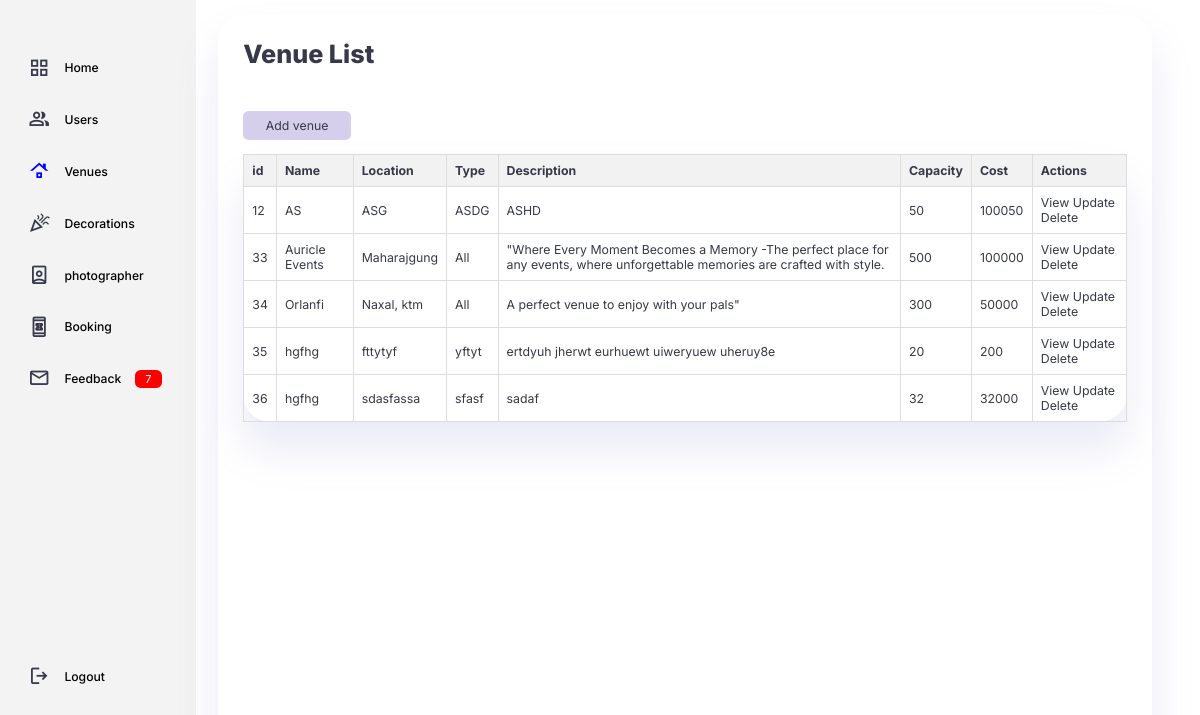
/venue_list, run on an earlier commit of the app's database.
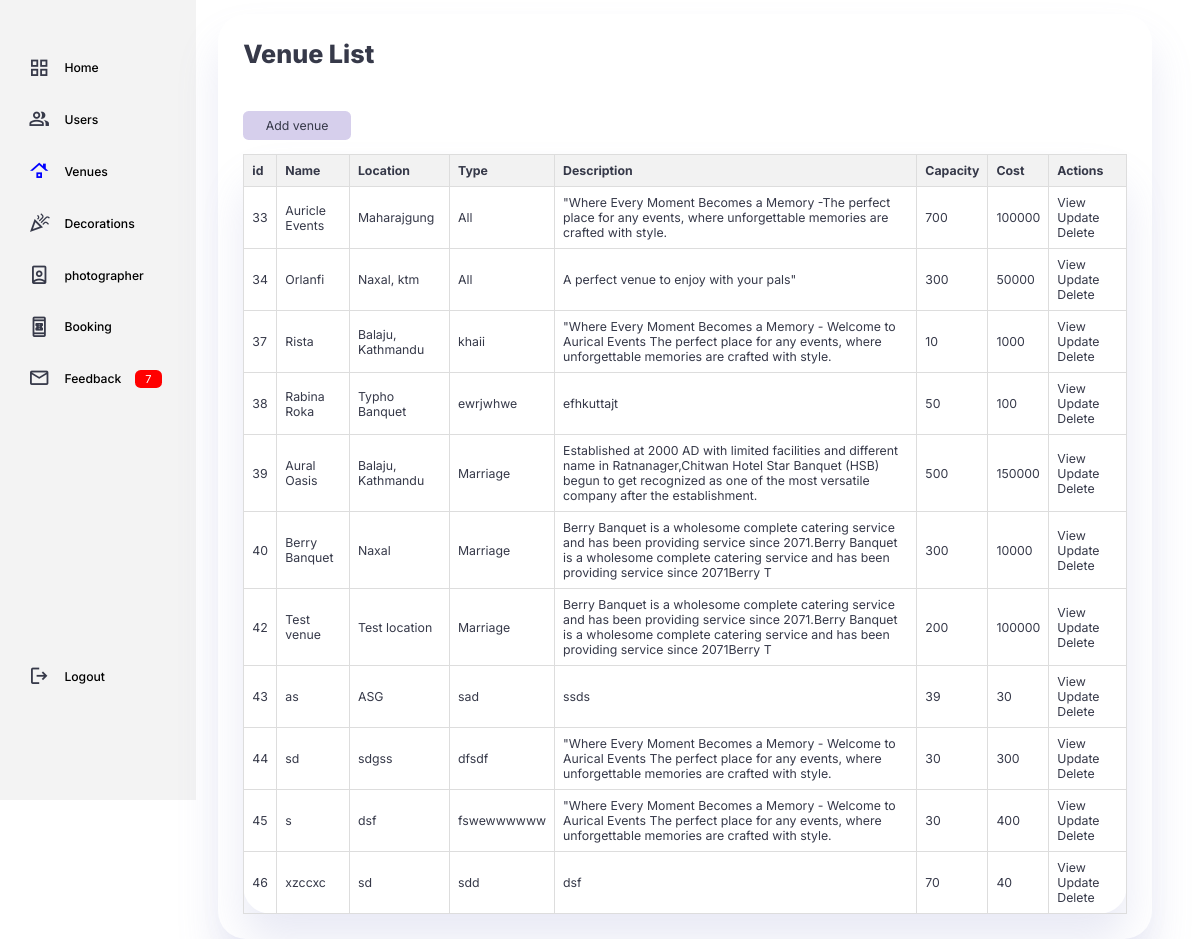
And on a later commit of the database.
### Venues/models.py (models this page shows)
class Venues(models.Model): #making class
    Name = models.CharField(max_length=100) #making field
    Location = models.CharField(max_length=100) #making field
    Type = models.CharField(max_length=100,null=True,default=None) #making field
    Description = models.CharField(max_length=200) #making field
    Capacity = models.IntegerField(default=0, null=True, blank=True)
    Cost= models.IntegerField(default=0, null=True, blank=True)
    Venue_image = models.ManyToManyField('ImageFile')

### Venues/views.py (the view)
# urls.py: path('venue_list', views.venue_list, name= "venue_list"),  #Path for the register page
def venue_list(request):
    venues = Venues.objects.all()  #fetch venues from the database
    return render(request, 'venues/venue_list.html', {'venues': venues})

### templates/venues/venue_list.html (shortened to what this page needs)
{% load static %}
 <!DOCTYPE html>
 <html lang="en">
 <head>
     <link rel="stylesheet" href="{% static 'css/venuelist.css' %}">
     <link rel="stylesheet" href="https://cdnjs.cloudflare.com/ajax/libs/font-awesome/4.7.0/css/font-awesome.min.css">
 </head>
</head>
<body>
  <div class="container">
    <aside>
        <div class="top">
            <div class="sidebar">
                <a href="/adminpanel">
                    <span class="material-symbols-outlined">grid_view</span>
                    <h3> Home </h3>
                </a>
                <a href="/user_list" onclick="loadUenueList()">
                    <span class="material-symbols-outlined">group</span>
                    <h3> Users </h3>
                </a>
                <a href="/venue_list" class="sidebar-link" style="color:blue;" onclick="loadVenueList()">
                    <span class="material-symbols-outlined">roofing</span>
                    <h3> Venues </h3>
                </a>
                <a href="a">
                    <span class="material-symbols-outlined">celebration</span>
                    <h3> Decorations </h3>
                </a>
                <a href="a">
                    <span class="material-symbols-outlined"> person_book</span>
                    <h3> photographer </h3>
                </a>
                <a href="a">
                    <span class="material-symbols-outlined">book_online</span>
                    <h3> Booking </h3>
                </a>
                <a href="a">
                    <span class="material-symbols-outlined">mail_outline</span>
                    <h3> Feedback </h3>
                    <span class="message-count">7</span>
                </a>
                <a href="a">
                    <span class="material-symbols-outlined">logout</span>
                    <h3> Logout </h3>
                </a>
            </div>
        </div>
    </aside>
    <main>
      <h1>Venue List</h1>
     <div class="addvenue">
      <a href="{% url 'addvenue' %}" class="btn btn-primary">Add venue</a>
     </div>
    <div class="tab">
      <table>
        <thead>
            <tr>
                <th>id</th>
                <th>Name</th>
                <th>Location</th>
                <th>Type</th>
                <th>Description</th>
                <th>Capacity</th>
                <th>Cost</th>
                <th>Actions</th>
            </tr>
        </thead>
        <tbody>
            {% for venue in venues %}
                <tr>
                    <td>{{ venue.id }}</td>
                    <td>{{ venue.Name }}</td>
                    <td>{{ venue.Location }}</td>
                    <td>{{ venue.Type }}</td>
                    <td>{{ venue.Description }}</td>
                    <td>{{ venue.Capacity }}</td>
                    <td>{{ venue.Cost }}</td>
                    <td>
                        <a href="{% url 'view_venue' venue.id %}" class="btn btn-info">View</a>
                        <a href="{% url 'update_venue' venue.id %}" enctype="multipart/form-data" class="btn btn-primary">Update</a>
                        <a href="{% url 'delete_venue' venue.id %}" class="btn btn-danger">Delete</a>
                    </td>
                </tr>
            {% endfor %}
        </tbody>
      </table>
    </div>
    </main>
   </div>
</body>
</html>

What changed in the data, as far as the page shows it:
removed Venues: id "12", Name "AS", Location "ASG", Type "ASDG", Description "ASHD", Capacity "50", Cost "100050"
removed Venues: id "35", Name "hgfhg", Location "fttytyf", Type "yftyt", Description "ertdyuh jherwt eurhuewt uiweryuew uheruy8e", Capacity "20", Cost "200"
removed Venues: id "36", Name "hgfhg", Location "sdasfassa", Type "sfasf", Description "sadaf", Capacity "32", Cost "32000"
changed Venues "Auricle Events": Capacity "500" → "700"
added Venues: id "37", Name "Rista", Location "Balaju, Kathmandu", Type "khaii", Description "\"Where Every Moment Becomes a Memory - Welcome to Aurical Events The perfect place for any events, where unforgettable memories are crafted with style.", Capacity "10", Cost "1000"
added Venues: id "38", Name "Rabina Roka", Location "Typho Banquet", Type "ewrjwhwe", Description "efhkuttajt", Capacity "50", Cost "100"
added Venues: id "39", Name "Aural Oasis", Location "Balaju, Kathmandu", Type "Marriage", Description "Established at 2000 AD with limited facilities and different name in Ratnanager,Chitwan Hotel Star Banquet (HSB) begun to get recognized as one of the most versatile company after the establishment.", Capacity "500", Cost "150000"
added Venues: id "40", Name "Berry Banquet", Location "Naxal", Type "Marriage", Description "Berry Banquet is a wholesome complete catering service and has been providing service since 2071.Berry Banquet is a wholesome complete catering service and has been providing service since 2071Berry T", Capacity "300", Cost "10000"
added Venues: id "42", Name "Test venue", Location "Test location", Type "Marriage", Description "Berry Banquet is a wholesome complete catering service and has been providing service since 2071.Berry Banquet is a wholesome complete catering service and has been providing service since 2071Berry T", Capacity "200", Cost "100000"
added Venues: id "43", Name "as", Location "ASG", Type "sad", Description "ssds", Capacity "39", Cost "30"
added Venues: id "44", Name "sd", Location "sdgss", Type "dfsdf", Description "\"Where Every Moment Becomes a Memory - Welcome to Aurical Events The perfect place for any events, where unforgettable memories are crafted with style.", Capacity "30", Cost "300"
added Venues: id "45", Name "s", Location "dsf", Type "fswewwwwww", Description "\"Where Every Moment Becomes a Memory - Welcome to Aurical Events The perfect place for any events, where unforgettable memories are crafted with style.", Capacity "30", Cost "400"
added Venues: id "46", Name "xzccxc", Location "sd", Type "sdd", Description "dsf", Capacity "70", Cost "40"
